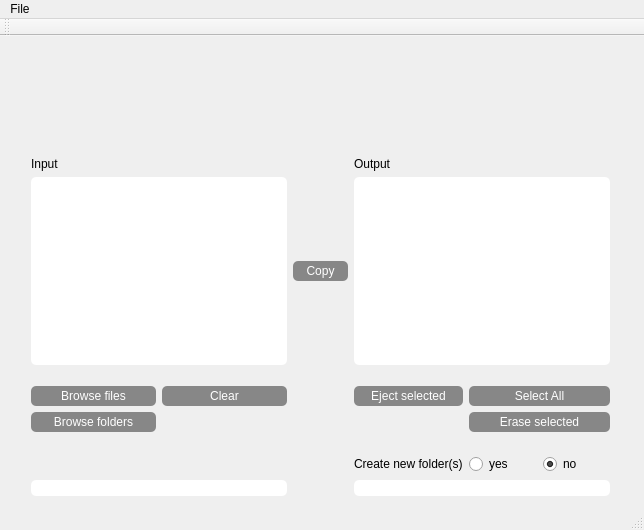
<?xml version="1.0" encoding="UTF-8"?>
<ui version="4.0">
 <class>MainWindow</class>
 <widget class="QMainWindow" name="MainWindow">
  <property name="enabled">
   <bool>true</bool>
  </property>
  <property name="geometry">
   <rect>
    <x>0</x>
    <y>0</y>
    <width>644</width>
    <height>530</height>
   </rect>
  </property>
  <property name="windowTitle">
   <string>EasyKey by G4</string>
  </property>
  <widget class="QWidget" name="centralWidget">
   <property name="styleSheet">
    <string notr="true">QGridLayout { 

	background: #E6E6E6;
	
}


QPushButton {

	color : white;
	background: #878787;
	border-radius: 5px;
	height: 20px;
	width: 50px;

}


QPushButton:hover {

	background: #B8B9B9;

}

QLabel {

	color : black;
	font-family: &quot;helvetica&quot;, &quot;arial&quot;;
	font-weight: lighter;

}


QListWidget {

	alternate-background-color: #B0B0B0;
	background: white;
	color: black;
	text-align: center;
	border-radius: 5px;

}

QLineEdit {
	border-radius: 5px;
}

QWidget {
	font-family: &quot;helvetica&quot;, &quot;arial&quot;;
	font-weight: lighter;
}
</string>
   </property>
   <widget class="QWidget" name="layoutWidget">
    <property name="geometry">
     <rect>
      <x>20</x>
      <y>110</y>
      <width>601</width>
      <height>361</height>
     </rect>
    </property>
    <layout class="QGridLayout" name="gridLayout">
     <item row="4" column="4">
      <widget class="QPushButton" name="pb_Eject">
       <property name="text">
        <string>Eject selected</string>
       </property>
      </widget>
     </item>
     <item row="4" column="5" colspan="2">
      <widget class="QPushButton" name="pb_Select">
       <property name="text">
        <string>Select All</string>
       </property>
      </widget>
     </item>
     <item row="8" column="5">
      <widget class="QRadioButton" name="radio_folder_yes">
       <property name="text">
        <string>yes</string>
       </property>
      </widget>
     </item>
     <item row="6" column="5" colspan="2">
      <widget class="QPushButton" name="pushButton_2">
       <property name="text">
        <string>Erase selected</string>
       </property>
      </widget>
     </item>
     <item row="7" column="4">
      <spacer name="verticalSpacer">
       <property name="orientation">
        <enum>Qt::Vertical</enum>
       </property>
       <property name="sizeHint" stdset="0">
        <size>
         <width>0</width>
         <height>20</height>
        </size>
       </property>
      </spacer>
     </item>
     <item row="9" column="0" colspan="2">
      <widget class="QLineEdit" name="address_mail"/>
     </item>
     <item row="8" column="4">
      <widget class="QLabel" name="label_3">
       <property name="text">
        <string>Create new folder(s)</string>
       </property>
      </widget>
     </item>
     <item row="8" column="6">
      <widget class="QRadioButton" name="radio_folder_no">
       <property name="text">
        <string>no</string>
       </property>
       <property name="checked">
        <bool>true</bool>
       </property>
      </widget>
     </item>
     <item row="2" column="2">
      <widget class="QPushButton" name="pushButton">
       <property name="text">
        <string>Copy</string>
       </property>
      </widget>
     </item>
     <item row="2" column="4" colspan="3">
      <widget class="QListWidget" name="usbDrives">
       <property name="alternatingRowColors">
        <bool>true</bool>
       </property>
      </widget>
     </item>
     <item row="1" column="0">
      <widget class="QLabel" name="label">
       <property name="text">
        <string>Input</string>
       </property>
       <property name="scaledContents">
        <bool>true</bool>
       </property>
      </widget>
     </item>
     <item row="2" column="0" colspan="2">
      <widget class="QListWidget" name="listWidget">
       <property name="alternatingRowColors">
        <bool>false</bool>
       </property>
      </widget>
     </item>
     <item row="1" column="4">
      <widget class="QLabel" name="label_2">
       <property name="text">
        <string>Output</string>
       </property>
      </widget>
     </item>
     <item row="9" column="4" colspan="3">
      <widget class="QLineEdit" name="new_folder">
       <property name="enabled">
        <bool>false</bool>
       </property>
      </widget>
     </item>
     <item row="6" column="0">
      <widget class="QPushButton" name="pb_browse_folders">
       <property name="text">
        <string>Browse folders</string>
       </property>
      </widget>
     </item>
     <item row="4" column="0">
      <widget class="QPushButton" name="pb_browse">
       <property name="text">
        <string>Browse files</string>
       </property>
      </widget>
     </item>
     <item row="4" column="1">
      <widget class="QPushButton" name="pb_Clear">
       <property name="text">
        <string>Clear</string>
       </property>
      </widget>
     </item>
     <item row="3" column="1">
      <spacer name="verticalSpacer_2">
       <property name="orientation">
        <enum>Qt::Vertical</enum>
       </property>
       <property name="sizeHint" stdset="0">
        <size>
         <width>20</width>
         <height>20</height>
        </size>
       </property>
      </spacer>
     </item>
    </layout>
   </widget>
   <widget class="QLabel" name="logo">
    <property name="geometry">
     <rect>
      <x>20</x>
      <y>0</y>
      <width>251</width>
      <height>111</height>
     </rect>
    </property>
    <property name="text">
     <string/>
    </property>
    <property name="pixmap">
     <pixmap resource="ressource.qrc">:/images/images/logo.png</pixmap>
    </property>
   </widget>
  </widget>
  <widget class="QMenuBar" name="menuBar">
   <property name="geometry">
    <rect>
     <x>0</x>
     <y>0</y>
     <width>644</width>
     <height>21</height>
    </rect>
   </property>
   <widget class="QMenu" name="menuFile">
    <property name="title">
     <string>File</string>
    </property>
    <addaction name="actionAbout"/>
   </widget>
   <addaction name="menuFile"/>
  </widget>
  <widget class="QToolBar" name="mainToolBar">
   <attribute name="toolBarArea">
    <enum>TopToolBarArea</enum>
   </attribute>
   <attribute name="toolBarBreak">
    <bool>false</bool>
   </attribute>
  </widget>
  <widget class="QStatusBar" name="statusBar"/>
  <action name="actionAbout">
   <property name="text">
    <string>About the fantastic team</string>
   </property>
  </action>
 </widget>
 <layoutdefault spacing="6" margin="11"/>
 <resources>
  <include location="ressource.qrc"/>
 </resources>
 <connections/>
</ui>
